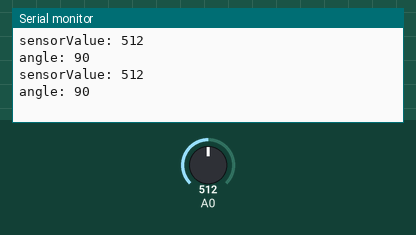
Recording of a sketch running on a simulated Arduino Uno, built with avr-gcc and run on an emulated ATmega328P. On the bench: the last lines printed to the serial monitor. The test bench sets the inputs (shaded band); at power-on: A0 = 512.

Above: at 1.8 s.
1.9 s: A0 set to 716
At 2.8 s:
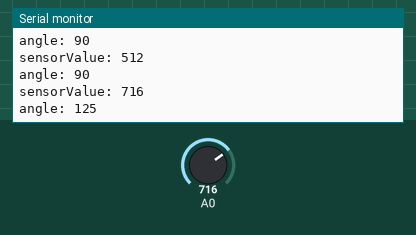
3.4 s: A0 set to 900
At 4.4 s:
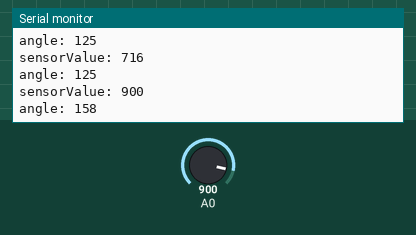
Timing chart, 0 to 6.4 s (numbered marks = the images above; inputs shaded):
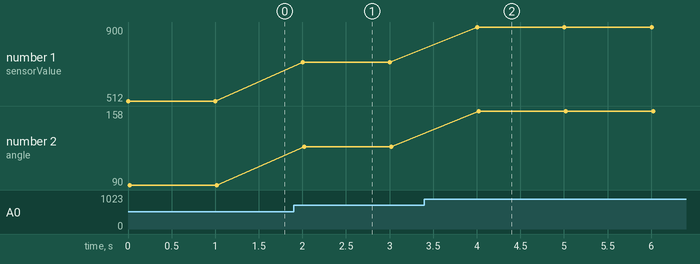

Measured:
- after the input at 1.9 s, the serial monitor: prints a new line after 0.10 s (image 1)
- after the input at 3.4 s, the serial monitor: prints a new line after 0.60 s (image 2)
- plotted number 1: 512 → 716 after the input at 1.9 s, 716 → 900 after the input at 3.4 s
- plotted number 2: 90 → 125 after the input at 1.9 s, 125 → 158 after the input at 3.4 s

The sketch:

src.ino
```cpp
/*
    src.ino
    Written by Paal Arthur Schjelderup Thorseth - 28.06.2019

    todo text here

 */

#include "readPotAngle.h"

void setup(){

    Serial.begin(9600);
}

void loop(){

  readPotAngle(A0);
  delay(1000);

}
```

Braccio.cpp
```cpp
// (licence header left out)
#include "Braccio.h"

extern Servo base;
extern Servo shoulder;
extern Servo elbow;
extern Servo wrist_rot;
extern Servo wrist_ver;
extern Servo gripper;

extern int step_base = 0;
extern int step_shoulder = 45;
extern int step_elbow = 180;
extern int step_wrist_rot = 180;
extern int step_wrist_ver = 90;
extern int step_gripper = 10;


_Braccio Braccio;

//Initialize Braccio object
_Braccio::_Braccio() {
}

/**
 * Braccio initialization and set intial position
 * Modifing this function you can set up the initial position of all the
 * servo motors of Braccio
 * @param soft_start_level: default value is 0 (SOFT_START_DEFAULT)
 * You should set begin(SOFT_START_DISABLED) if you are using the Arm Robot shield V1.6
 * SOFT_START_DISABLED disable the Braccio movements
 */
unsigned int _Braccio::begin(int soft_start_level) {
	//Calling Braccio.begin(SOFT_START_DISABLED) the Softstart is disabled and you can use the pin 12
	if(soft_start_level!=SOFT_START_DISABLED){
		pinMode(SOFT_START_CONTROL_PIN,OUTPUT);
		digitalWrite(SOFT_START_CONTROL_PIN,LOW);
	}

	// initialization pin Servo motors
	base.attach(11);
	shoulder.attach(10);
	elbow.attach(9);
	wrist_rot.attach(6);
	wrist_ver.attach(5);
	gripper.attach(3);

	//For each step motor this set up the initial degree
	base.write(0);
	shoulder.write(40);
	elbow.write(180);
	wrist_ver.write(170);
	wrist_rot.write(0);
	gripper.write(73);
	//Previous step motor position
	step_base = 0;
	step_shoulder = 40;
	step_elbow = 180;
	step_wrist_ver = 170;
	step_wrist_rot = 0;
	step_gripper = 73;

	if(soft_start_level!=SOFT_START_DISABLED)
    		_softStart(soft_start_level);
	return 1;
}

/*
Software implementation of the PWM for the SOFT_START_CONTROL_PIN,HIGH
@param high_time: the time in the logic level high
@param low_time: the time in the logic level low
*/
void _Braccio::_softwarePWM(int high_time, int low_time){
	digitalWrite(SOFT_START_CONTROL_PIN,HIGH);
	delayMicroseconds(high_time);
	digitalWrite(SOFT_START_CONTROL_PIN,LOW);
	delayMicroseconds(low_time);
}

/*
* This function, used only with the Braccio Shield V4 and greater,
* turn ON the Braccio softly and save it from brokes.
* The SOFT_START_CONTROL_PIN is used as a software PWM
* @param soft_start_level: the minimum value is -70, default value is 0 (SOFT_START_DEFAULT)
*/
void _Braccio::_softStart(int soft_start_level){
	long int tmp=millis();
	while(millis()-tmp < LOW_LIMIT_TIMEOUT)
		_softwarePWM(80+soft_start_level, 450 - soft_start_level);   //the sum should be 530usec

	while(millis()-tmp < HIGH_LIMIT_TIMEOUT)
		_softwarePWM(75 + soft_start_level, 430 - soft_start_level); //the sum should be 505usec

	digitalWrite(SOFT_START_CONTROL_PIN,HIGH);
}

/**
 * This functions allow you to control all the servo motors
 *
 * @param stepDelay The delay between each servo movement
 * @param vBase next base servo motor degree
 * @param vShoulder next shoulder servo motor degree
 * @param vElbow next elbow servo motor degree
 * @param vWrist_ver next wrist rotation servo motor degree
 * @param vWrist_rot next wrist vertical servo motor degree
 * @param vgripper next gripper servo motor degree
 */
int _Braccio::ServoMovement(int stepDelay, int vBase, int vShoulder, int vElbow,int vWrist_ver, int vWrist_rot, int vgripper) {

	// Check values, to avoid dangerous positions for the Braccio
    	if (stepDelay > 30) stepDelay = 30;
	if (stepDelay < 10) stepDelay = 10;
	if (vBase < 0) vBase=0;
	if (vBase > 180) vBase=180;
	if (vShoulder < 15) vShoulder=15;
	if (vShoulder > 165) vShoulder=165;
	if (vElbow < 0) vElbow=0;
	if (vElbow > 180) vElbow=180;
	if (vWrist_ver < 0) vWrist_ver=0;
	if (vWrist_ver > 180) vWrist_ver=180;
	if (vWrist_rot > 180) vWrist_rot=180;
	if (vWrist_rot < 0) vWrist_rot=0;
    	if (vgripper < 10) vgripper = 10;
	if (vgripper > 73) vgripper = 73;

	int exit = 1;

	//Until the all motors are in the desired position
	while (exit)
	{
		//For each servo motor if next degree is not the same of the previuos than do the movement
		if (vBase != step_base)
		{
			base.write(step_base);
			//One step ahead
			if (vBase > step_base) {
				step_base++;
			}
			//One step beyond
			if (vBase < step_base) {
				step_base--;
			}
		}

		if (vShoulder != step_shoulder)
		{
			shoulder.write(step_shoulder);
			//One step ahead
			if (vShoulder > step_shoulder) {
				step_shoulder++;
			}
			//One step beyond
			if (vShoulder < step_shoulder) {
				step_shoulder--;
			}

		}

		if (vElbow != step_elbow)
		{
			elbow.write(step_elbow);
			//One step ahead
			if (vElbow > step_elbow) {
				step_elbow++;
			}
			//One step beyond
			if (vElbow < step_elbow) {
				step_elbow--;
			}

		}

		if (vWrist_ver != step_wrist_rot)
		{
			wrist_rot.write(step_wrist_rot);
			//One step ahead
			if (vWrist_ver > step_wrist_rot) {
				step_wrist_rot++;
			}
			//One step beyond
			if (vWrist_ver < step_wrist_rot) {
				step_wrist_rot--;
			}

		}

		if (vWrist_rot != step_wrist_ver)
		{
			wrist_ver.write(step_wrist_ver);
			//One step ahead
			if (vWrist_rot > step_wrist_ver) {
				step_wrist_ver++;
			}
			//One step beyond
			if (vWrist_rot < step_wrist_ver) {
				step_wrist_ver--;
			}
		}

		if (vgripper != step_gripper)
		{
			gripper.write(step_gripper);
			if (vgripper > step_gripper) {
				step_gripper++;
			}
			//One step beyond
			if (vgripper < step_gripper) {
				step_gripper--;
			}
		}

		//delay between each movement
		delay(stepDelay);

		//It checks if all the servo motors are in the desired position
		if ((vBase == step_base) && (vShoulder == step_shoulder)
				&& (vElbow == step_elbow) && (vWrist_ver == step_wrist_rot)
				&& (vWrist_rot == step_wrist_ver) && (vgripper == step_gripper)) {
			step_base = vBase;
			step_shoulder = vShoulder;
			step_elbow = vElbow;
			step_wrist_rot = vWrist_ver;
			step_wrist_ver = vWrist_rot;
			step_gripper = vgripper;
			exit = 0;
		} else {
			exit = 1;
		}
	}
}
```

Braccio.h
```cpp
// (licence header left out)
#ifndef BRACCIO_H_
#define BRACCIO_H_

#include <Arduino.h>
#include <Servo.h>

// You should set begin(SOFT_START_DISABLED) if you are using the Arm Robot shield V1.6
#define SOFT_START_DISABLED		-999

//The default value for the soft start
#define SOFT_START_DEFAULT		0

//The software PWM is connected to PIN 12. You cannot use the pin 12 if you are using
//a Braccio shield V4 or newer
#define SOFT_START_CONTROL_PIN	12

//Low and High Limit Timeout for the Software PWM
#define LOW_LIMIT_TIMEOUT 2000
#define HIGH_LIMIT_TIMEOUT 6000

class _Braccio {

public:
  _Braccio();

  /**
  * Braccio initializations and set intial position
  * Modifing this function you can set up the initial position of all the
  * servo motors of Braccio
  *@param soft_start_level: the minimum value is -70, default value is 0 (SOFT_START_DEFAULT)
  * You should set begin(SOFT_START_DISABLED) if you are using the Arm Robot shield V1.6
  */
  unsigned int begin(int soft_start_level=SOFT_START_DEFAULT);

  /**
   * This function allow the user to control all the servo motors in the Braccio
   */
  int ServoMovement(int delay, int Vbase,int Vshoulder, int Velbow, int Vwrist_ver, int Vwrist_rot, int Vgripper);


private:
  /*
  * This function, used only with the Braccio Shield V4 and greater,
  * turn ON the Braccio softly and save Braccio from brokes.
  * The SOFT_START_CONTROL_PIN is used as a software PWM
  * @param soft_start_level: the minimum value is -70, , default value is 0 (SOFT_START_DEFAULT)
  */
  void _softStart(int soft_start_level);

  /*
  * Software implementation of the PWM for the SOFT_START_CONTROL_PIN,HIGH
  * @param high_time: the time in the logic level high
  * @param low_time: the time in the logic level low
  */
  void _softwarePWM(int high_time, int low_time);


};

extern _Braccio Braccio;

#endif // BRACCIO_H_
```

readPotAngle.cpp
```cpp
/*
    readPotAngle.h - Version 1.0
    Written by Paal Arthur Schjelderup Thorseth - 28.06.2019

    Reads analog pin set by potPin and maps the current reading to angle. The angle
    mapping is set by minAngle and maxAngle.

    Potentiometer:
    https://www.kjell.com/no/produkter/elektro-og-verktoy/utviklerkit/arduino/moduler/luxorparts-potensiometermodul-for-arduino-p90470

 */

#include "readPotAngle.h"


int const maxAngle = 180;
int const minAngle = 0;
int sensorValue;
int angle;

int readPotAngle(int const POTPIN){
    sensorValue = analogRead(POTPIN); // read input from potPin
    Serial.print("sensorValue: "); Serial.println(sensorValue);

    angle = map(sensorValue, 0, 1023, minAngle, maxAngle); // convert sensorValue to angle
    Serial.print("angle: "); Serial.println(angle);
    return angle;
}
```

readPotAngle.h
```cpp
/*
    readPotAngle.cpp - Version 1.0
    Written by Paal Arthur Schjelderup Thorseth - 28.06.2019

    Reads analog pin set by potPin and maps the current reading to angle. The angle
    mapping is set by minAngle and maxAngle.

    Potentiometer:
    https://www.kjell.com/no/produkter/elektro-og-verktoy/utviklerkit/arduino/moduler/luxorparts-potensiometermodul-for-arduino-p90470

 */

#ifndef READPOTANGLE_H_
#define READPOTANGLE_H_

#include <Arduino.h>

int readPotAngle(int const POTPIN);

#endif // READPOTANGLE_H_
```
